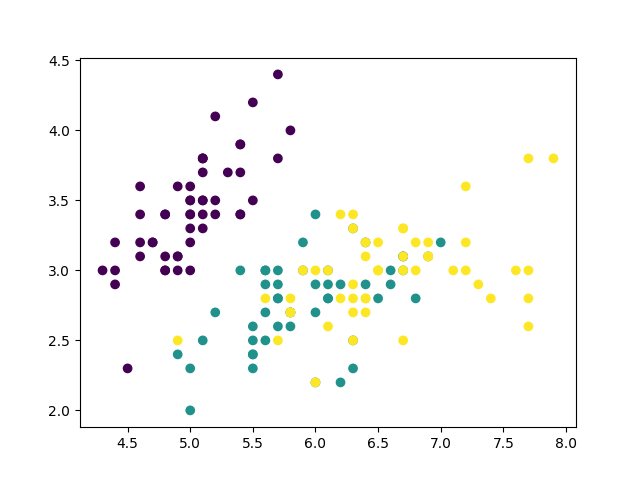

Python code for this plot:
import numpy as np
from sklearn.datasets import load_iris

X, y = load_iris(return_X_y=True)

import matplotlib.pyplot as plt

fig, ax = plt.subplots(1, 1)
ax.scatter(X[:, 0], X[:, 1], c=y)
plt.savefig("foo.png")

print(X.shape)
print(np.unique(y))